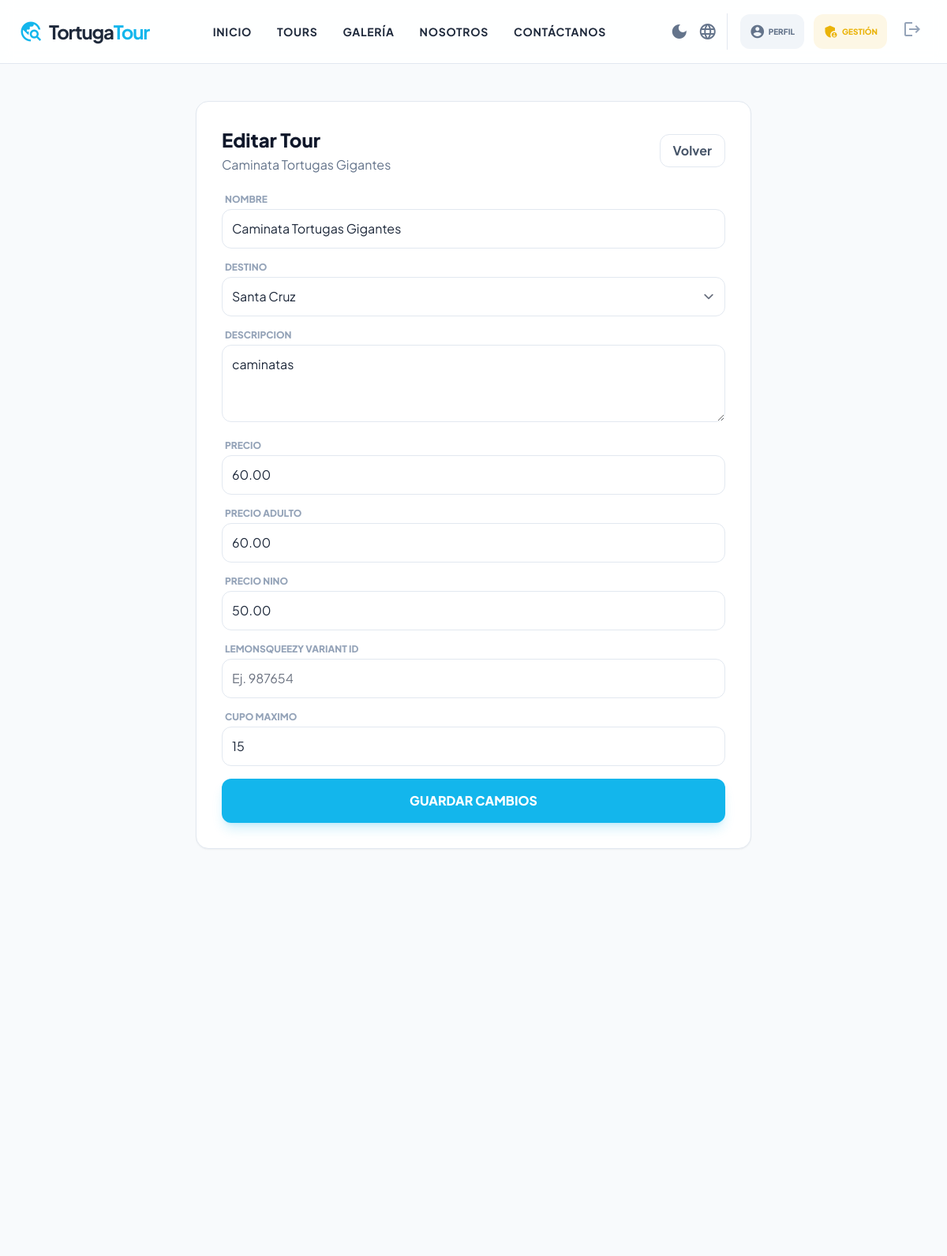
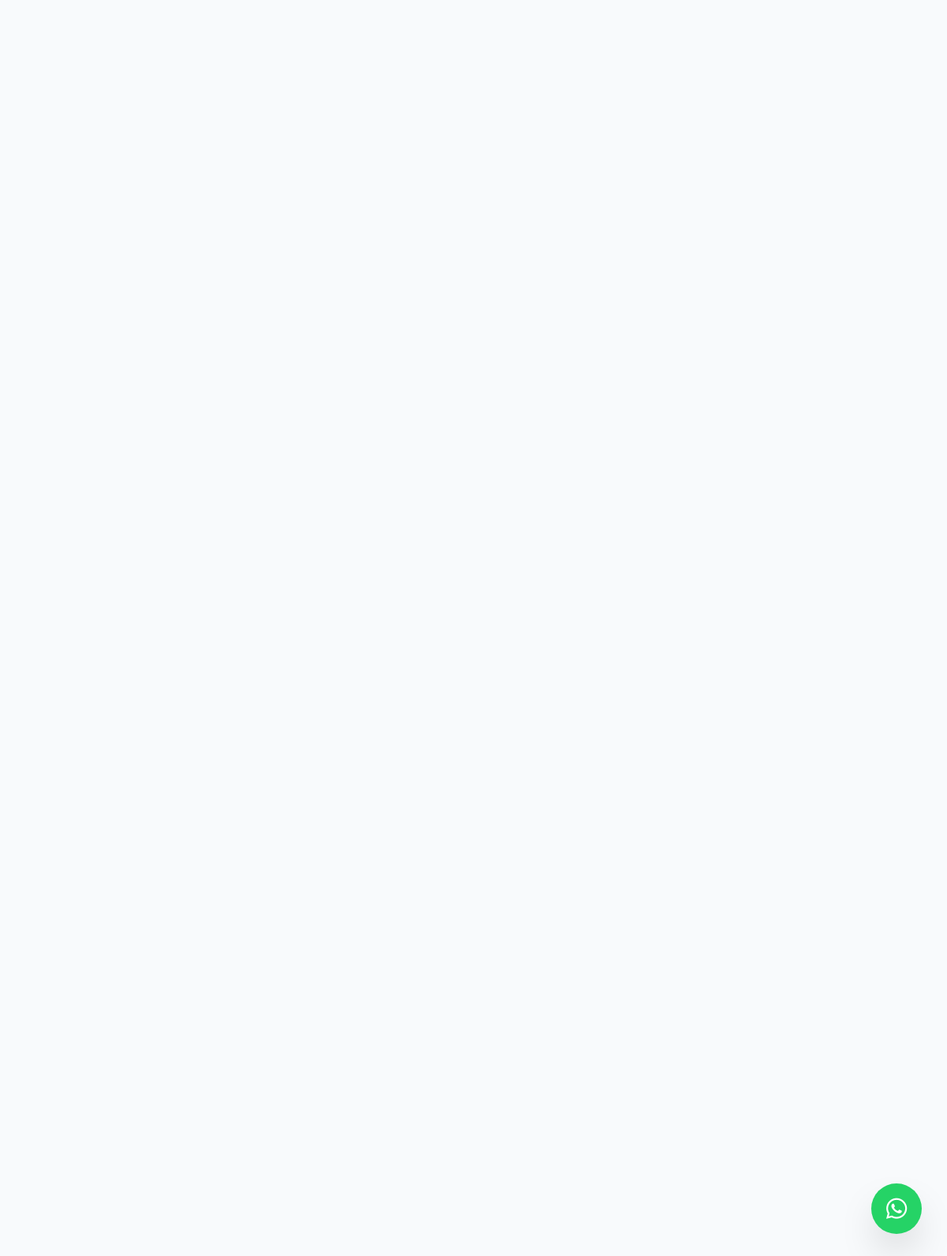
The page /panel/tours/editar/1/ (signed in) on the database its author committed (2 pictures, top to bottom).
### core/models.py (models this page shows, shortened)
class Tour(models.Model):
    nombre = models.CharField(max_length=150)
    destino = models.ForeignKey(Destino, on_delete=models.CASCADE, related_name="tours")
    descripcion = models.TextField()
    precio = models.DecimalField(max_digits=8, decimal_places=2)
    precio_adulto = models.DecimalField(max_digits=8, decimal_places=2, default=0, blank=True)
    precio_nino = models.DecimalField(max_digits=8, decimal_places=2, default=0, blank=True)
    lemonsqueezy_variant_id = models.CharField(max_length=50, blank=True, default="")
    cupo_maximo = models.PositiveIntegerField(default=15)
    cupos_disponibles = models.PositiveIntegerField(default=15)

### core/views.py (the view)
# urls.py: path("panel/tours/editar/<int:pk>/", views.editar_tour, name="editar_tour"),
@login_required
@user_passes_test(es_admin)
def editar_tour(request, pk):
    tour = get_object_or_404(Tour, pk=pk)
    if request.method == "POST":
        form = TourForm(request.POST, instance=tour)
        if form.is_valid():
            tour_actualizado = form.save(commit=False)
            if tour_actualizado.cupos_disponibles > tour_actualizado.cupo_maximo:
                tour_actualizado.cupos_disponibles = tour_actualizado.cupo_maximo
            tour_actualizado.save()
            messages.success(request, f"Tour '{tour_actualizado.nombre}' actualizado correctamente.")
            return redirect("admin_tours")
    else:
        form = TourForm(instance=tour)
    return render(request, "core/panel/editar_tour.html", {"form": form, "tour": tour})

### core/context_processors.py (called while the page is built)
def whatsapp_number(request):
    return {"WHATSAPP_NUMBER": getattr(settings, "WHATSAPP_NUMBER", "")}

### core/models.py (called while the page is built)
    def __str__(self):
        return self.nombre

### core/views.py (called while the page is built)
def es_admin(user):
    return user.is_staff

### core/templates/core/panel/editar_tour.html (shortened to what this page needs)
{% extends "core/base.html" %}
{% block content %}
<div class="bg-slate-50 min-h-screen py-12">
    <div class="max-w-3xl mx-auto px-4 sm:px-6 lg:px-8">
        <div class="bg-white p-8 rounded-2xl shadow-sm border border-slate-200">
            <div class="flex items-center justify-between mb-6">
                <div>
                    <h1 class="text-2xl font-black text-slate-900">Editar Tour</h1>
                    <p class="text-slate-500 mt-1">{{ tour.nombre }}</p>
                </div>
                <a href="{% url 'admin_tours' %}" class="bg-white border border-slate-200 px-4 py-2 rounded-xl font-bold text-slate-600 hover:bg-slate-50 transition">
                    Volver
                </a>
            </div>
            <form method="post" class="space-y-4">
                {% for field in form %}
                <div>
                    <label class="block text-xs font-black uppercase text-slate-400 mb-1 ml-1">{{ field.label }}</label>
                    {{ field }}
                </div>
                {% endfor %}
                <button type="submit" class="w-full py-4 bg-primary text-white rounded-xl font-black hover:bg-slate-900 transition-all shadow-lg shadow-primary/20 mt-4">
                    GUARDAR CAMBIOS
                </button>
            </form>
        </div>
    </div>
</div>
{% endblock %}

### core/templates/core/base.html (style rules this page uses)
html { top: 0 !important; margin-top: 0 !important; }
body { top: 0px !important; margin-top: 0 !important; position: static !important; }

### rows shown on the page
Tour: nombre "Caminata Tortugas Gigantes", form "Caminata Tortugas Gigantes" "Santa Cruz" "caminatas" "60.00" "60.00" "50.00" "15"

### other values the page prints
{{ field.label }} "NOMBRE" "DESTINO" "DESCRIPCION" "PRECIO" "PRECIO ADULTO" "PRECIO NINO" "LEMONSQUEEZY VARIANT ID" "CUPO MAXIMO"
